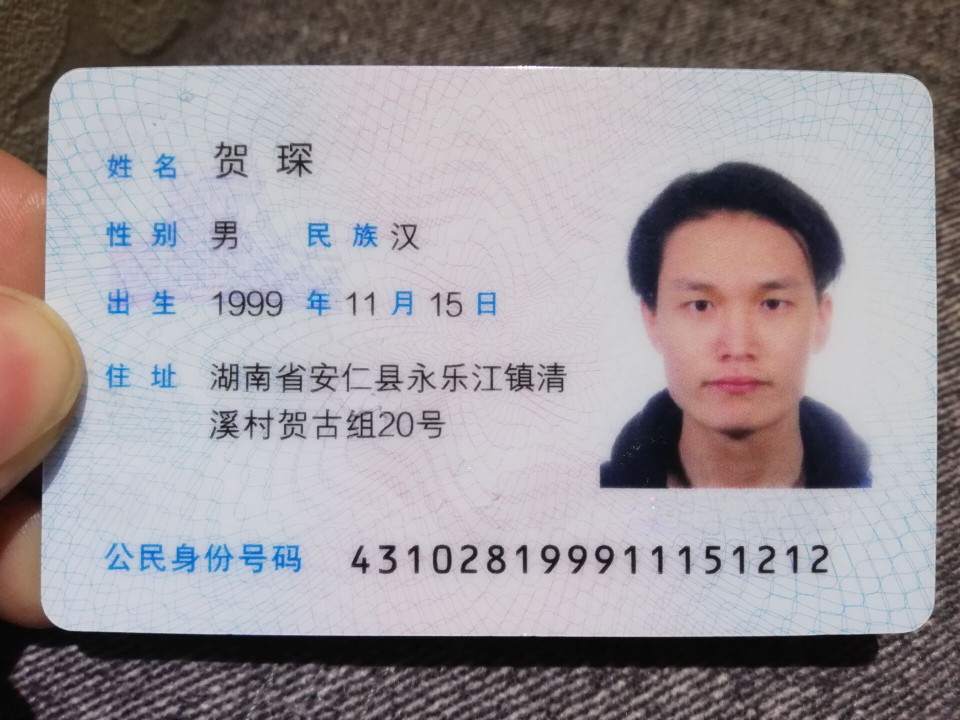
#> input picture images/hc.jpg, 1920 x 1440 px, given in place of w31.jpg, which was not available (shown at 1/2 size)
$ python cut_image_demo.py
#> lines starting #> are read from the running program, lines starting #| are printed output that depends on the picture; after the words box and inside, x2 and y2 are one past the last pixel; in counts of white or black regions, pixels touching at a corner belong together; pictures that were not available may be replaced by others from this repository, and a replacement may not be noted
import cv2
from imutils.perspective import four_point_transform
import pytesseract
import os
import numpy as np
from cut_image.utils import select_info_index, cv2_show, wraped_org_imgae_save, do_v_h

img_name = 'w31'
img = cv2.imread("./images/" + img_name + '.jpg')
#> img is the input picture: shape (1440, 1920, 3); mean B, G, R 154, 149.8, 156
img = cv2.resize(img, None,fx=0.2,fy=0.2)
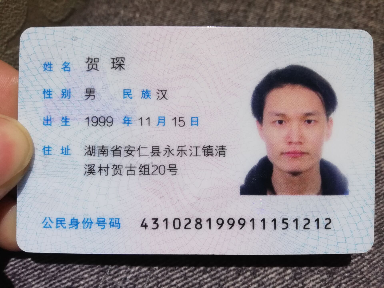
#> img: shape (288, 384, 3); mean B, G, R 154, 149.8, 156
h,w = img.shape[:2]
#> h = 288; w = 384
# mask = np.zeros((h + 2, w + 2), np.uint8)
# cv2.floodFill(img, mask, (0, 0), (0,0,0), (2,2,2), (3,3,3), 8)
blur = cv2.GaussianBlur(img, (5, 5), 0)
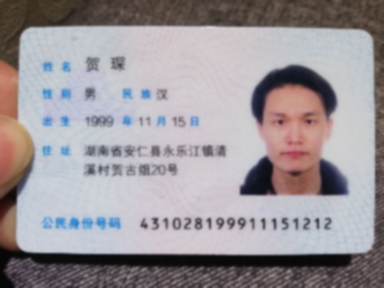
#> blur: shape (288, 384, 3); mean B, G, R 154, 149.8, 156
gray = cv2.cvtColor(blur, cv2.COLOR_BGR2GRAY)
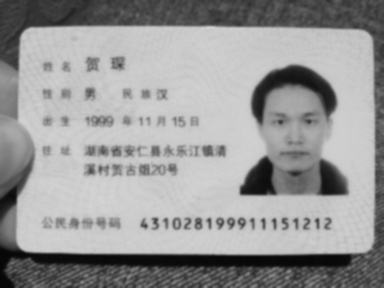
#> gray: shape (288, 384); min 6, max 211, mean 152.1
edged = cv2.Canny(gray, 60, 200)
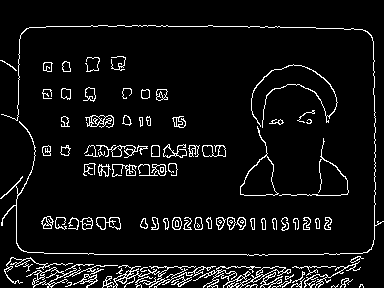
#> edged: shape (288, 384); 6.7% white in thin lines or dots
# cv2_show('uhudsf', edged)

# 轮廓检测
cnts, hierancy = cv2.findContours(edged.copy(), cv2.RETR_LIST, cv2.CHAIN_APPROX_SIMPLE)
#> cnts = 209 contours, 94 with area under 20; largest, box (x1, y1, x2, y2) and area: (240, 126, 279, 196) 956, (240, 155, 278, 196) 916, (193, 266, 291, 288) 366, (26, 264, 94, 288) 313, (33, 267, 65, 286) 232
# # 找出图像中的轮廓
cnts = sorted(cnts, key=cv2.contourArea, reverse=True)[:1]  # 将轮廓按照面积的大小进行排序，并且选出前5个中最大的轮廓，当多个小票时
#> cnts = 1 contour; box (x1, y1, x2, y2) and area: (240, 126, 279, 196) 956
for c in cnts:
    peri = cv2.arcLength(c, True)  # 周长，闭合
    approx = cv2.approxPolyDP(c, 0.02* peri, True)  # 检测出来的轮廓可能是离散的点，故因在此做近似计算，使其形成一个矩形
    if len(approx)== 4:  # 如果检测出来的是矩形，则break本段if
        screenCnt = approx
#> this loop made 1 pass
#> peri on pass 1: 203.9
# cv2.drawContours(img, [screenCnt], -1, (0, 0, 255), 2)  # 绘制轮廓，-1表示全部绘制
# cv2_show('contour', img)

#> (the run stopped early here; a loop or call above may not have finished)
